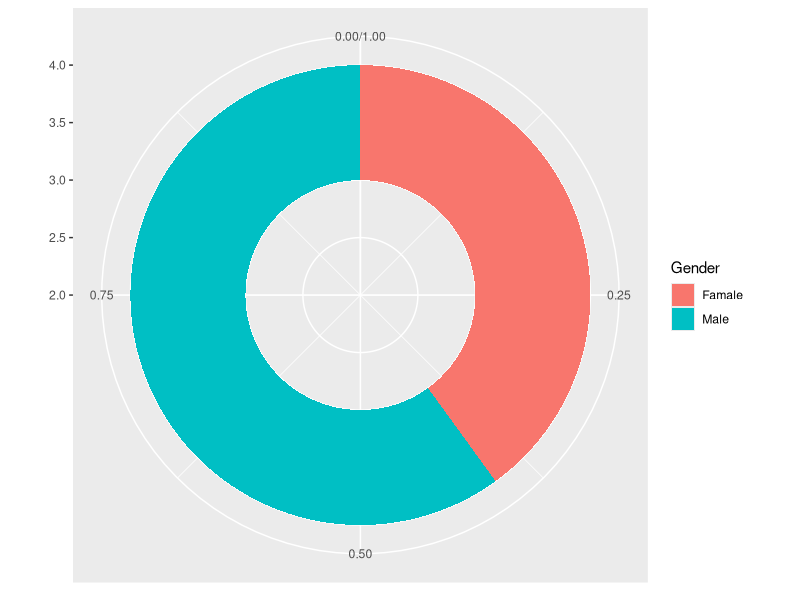
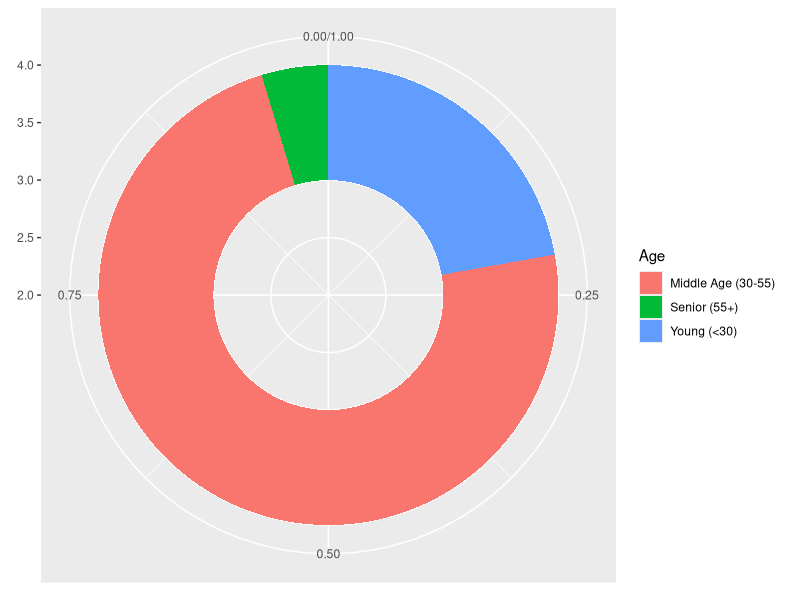
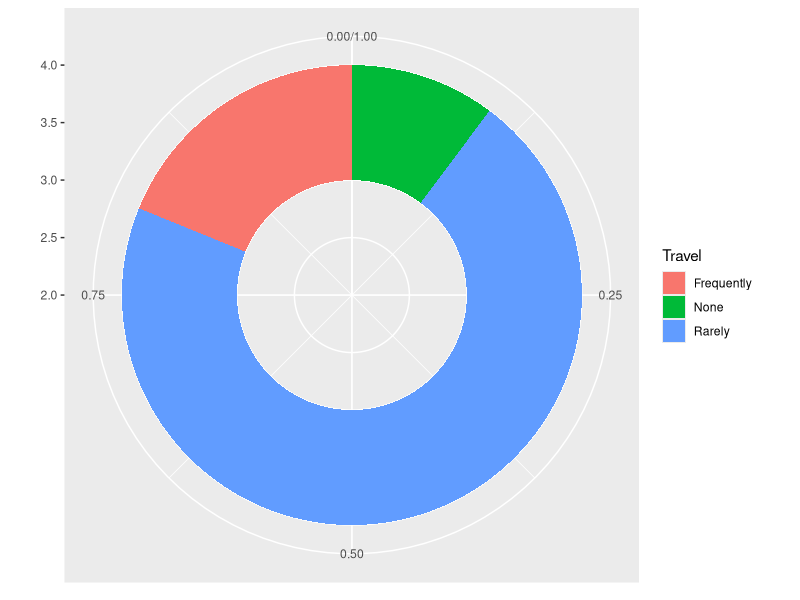
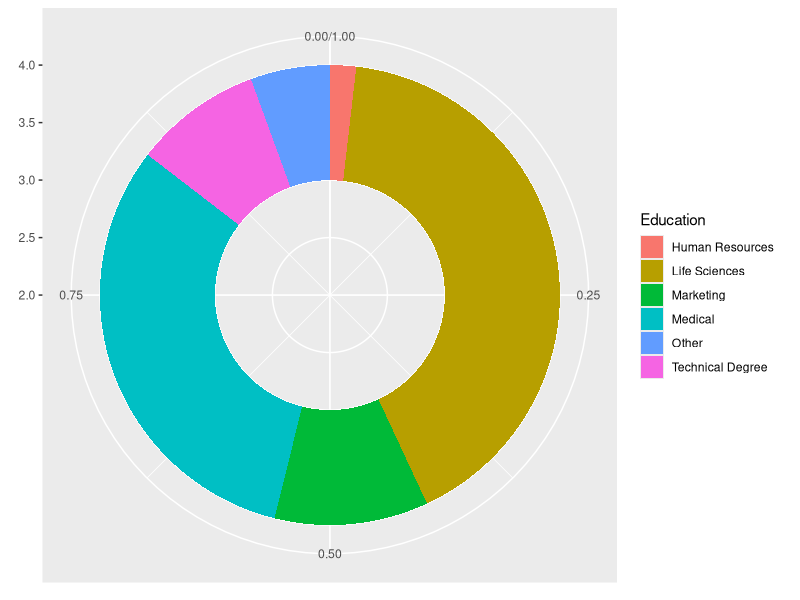
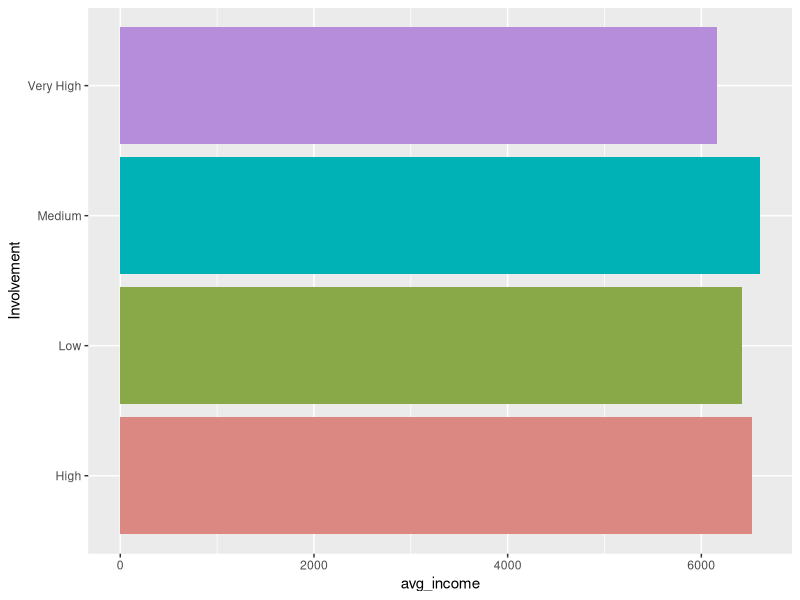
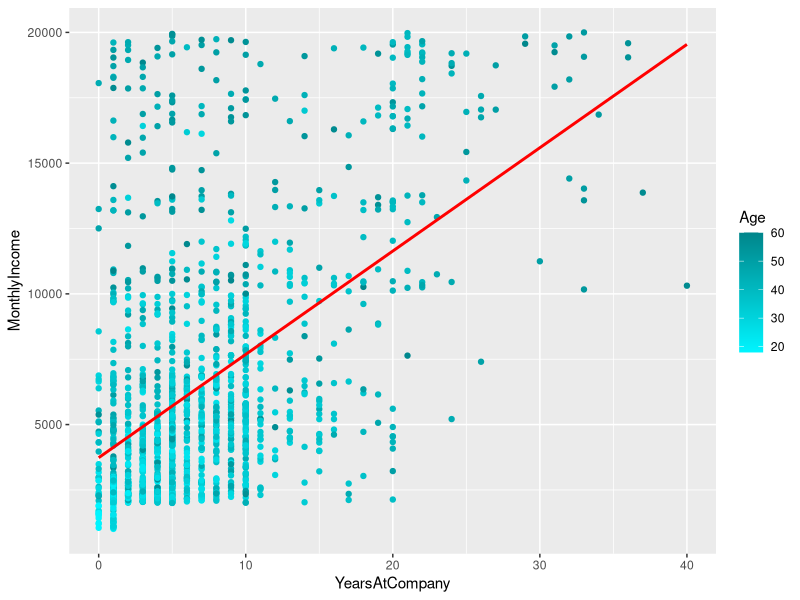
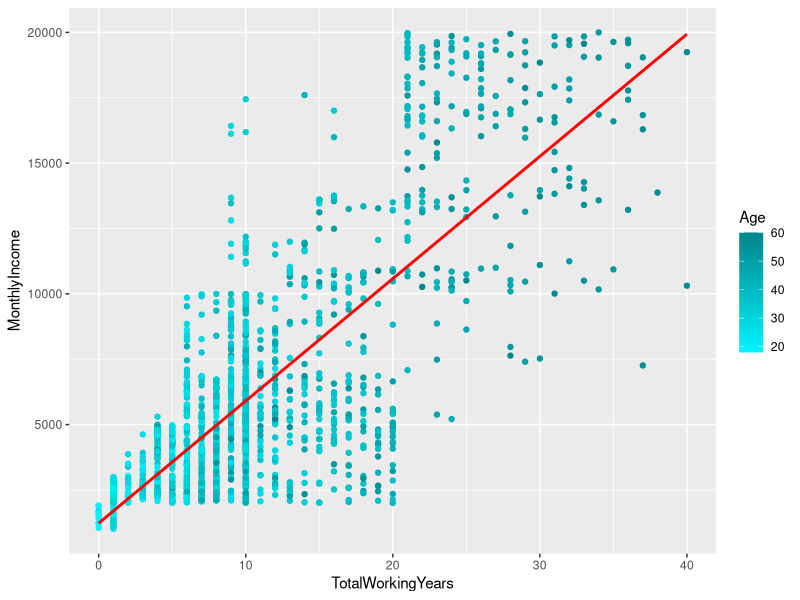
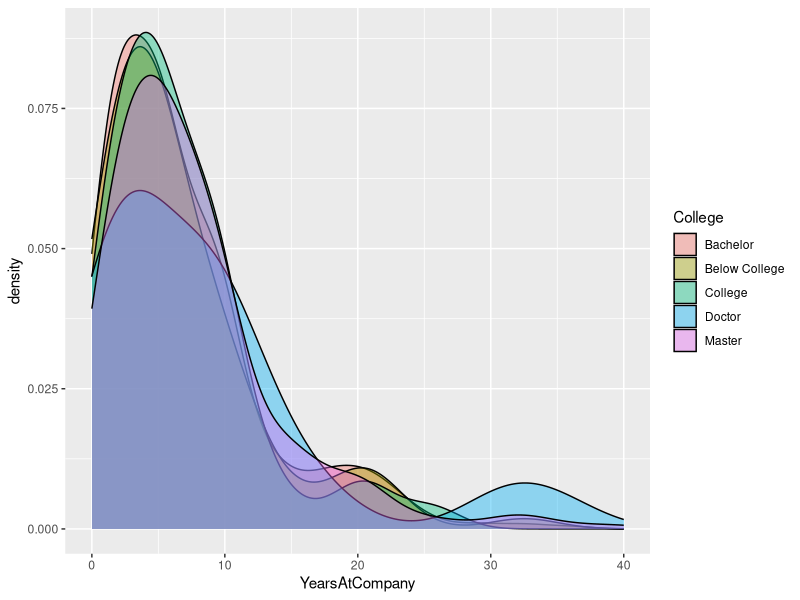

Recreate these plots in R, in order.
## ---- chunk 1
knitr::opts_chunk$set(echo  =  TRUE,
                      warning = FALSE, 
                      message = FALSE)
## ---- chunk 2
library(tidyverse)
library(knitr)
library(broom)
library(ggplot2)
library(dplyr)
library(tidyr)

library(ggridges)
library(forcats)

IBM <- read_csv("data.csv")
## ---- chunk 3
# Gender Distribution
G_init <- IBM %>%
  count(Gender)
#G_init

G <- data.frame(
  Gender=c("Famale", "Male"),
  count=c(588, 882)
)
 
G$fraction = G$count / sum(G$count)
G$ymax = cumsum(G$fraction)
G$ymin = c(0, head(G$ymax, n=-1))
 
ggplot(G, aes(ymax=ymax, ymin=ymin, xmax=4, xmin=3, fill=Gender)) +
     geom_rect() +
     coord_polar(theta="y") +
     xlim(c(2, 4))

# Age Distribution
A_init <- IBM %>%
  mutate(age = case_when(
    Age < 30 ~ "Young (<30)",
    Age >= 30 & Age < 55 ~ "Middle Age (30-55)",
    Age >= 55 & Age < 65 ~ "Senior (55+)",
  ))%>%
  count(age)
#A_init

A <- data.frame(
  Age=c("Young (<30)", "Middle Age (30-55)", "Senior (55+)"),
  count=c(326, 1075, 69)
)

A$fraction = A$count / sum(A$count)
A$ymax = cumsum(A$fraction)
A$ymin = c(0, head(A$ymax, n=-1))
 
ggplot(A, aes(ymax=ymax, ymin=ymin, xmax=4, xmin=3, fill=Age)) +
     geom_rect() +
     coord_polar(theta="y") +
     xlim(c(2, 4))

# Travel Distribution
T_init <- IBM %>%
  count(BusinessTravel)
#T_init

Tr <- data.frame(
  Travel=c("None", "Rarely", "Frequently"),
  count=c(150, 1043, 277)
)

Tr$fraction = Tr$count / sum(Tr$count)
Tr$ymax = cumsum(Tr$fraction)
Tr$ymin = c(0, head(Tr$ymax, n=-1))
 
ggplot(Tr, aes(ymax=ymax, ymin=ymin, xmax=4, xmin=3, fill=Travel)) +
     geom_rect() +
     coord_polar(theta="y") +
     xlim(c(2, 4))

# Education Field
Ed_init <- IBM %>%
  count(EducationField)
#Ed_init

Ed <- data.frame(
  Education=c("Human Resources", "Life Sciences", "Marketing", "Medical", "Technical Degree", "Other"),
  count=c(27, 606, 159, 464, 132, 82)
)

Ed$fraction = Ed$count / sum(Ed$count)
Ed$ymax = cumsum(Ed$fraction)
Ed$ymin = c(0, head(Ed$ymax, n=-1))
 
ggplot(Ed, aes(ymax=ymax, ymin=ymin, xmax=4, xmin=3, fill=Education)) +
  geom_rect() +
  coord_polar(theta="y") +
  xlim(c(2, 4))
## ---- chunk 4
involvement <- IBM %>%
  select(JobInvolvement, MonthlyIncome) %>%
  mutate(Involvement = case_when(
    JobInvolvement == 1 ~ "Low",
    JobInvolvement == 2 ~ "Medium",
    JobInvolvement == 3 ~ "High",
    JobInvolvement == 4 ~ "Very High",
  )) %>%
  group_by(Involvement) %>% 
  summarize(avg_income = mean(MonthlyIncome))

ggplot(involvement, aes(x = Involvement, y = avg_income, fill = Involvement)) + 
  geom_bar(stat = "identity") +
  scale_fill_hue(c = 60) +
  theme(legend.position="none") +
  coord_flip()
## ---- chunk 5
ggplot(IBM, aes(x = YearsAtCompany, y = MonthlyIncome, color = Age)) + 
  geom_point() +
  geom_smooth(method=lm , color="red", fill="#69b3a2", se=FALSE) +
  scale_color_gradient(low="turquoise1", high="turquoise4")

ggplot(IBM, aes(x = TotalWorkingYears, y = MonthlyIncome, color = Age)) + 
  geom_point() +
  geom_smooth(method=lm , color="red", fill="#69b3a2", se=FALSE) +
  scale_color_gradient(low="turquoise1", high="turquoise4")
## ---- chunk 6
yearsVedu <- IBM %>%
  mutate(College = case_when(
    Education == 1 ~ "Below College",
    Education == 2 ~ "College",
    Education == 3 ~ "Bachelor",
    Education == 4 ~ "Master",
    Education == 5 ~ "Doctor"
  ), !is.na(Education)) %>%
  select(College, YearsAtCompany)

ggplot(data=yearsVedu, aes(x=YearsAtCompany, group=College, fill=College)) +
  geom_density(adjust=1.5, alpha=.4)

ggplot(data=IBM, aes(x=YearsAtCompany, group=JobRole, fill=JobRole)) +
  geom_density(adjust=1.5, alpha=.4)
## ---- chunk 7
churn <- IBM %>%
  group_by(JobRole) %>% 
  summarize(AverageWorkYear = mean(YearsAtCompany))

ggplot(churn, aes(x = JobRole, y = AverageWorkYear, fill = JobRole)) + 
  geom_bar(stat = "identity") +
  scale_fill_hue(c = 40) +
  theme(legend.position="none") +
  coord_flip()

Sales <- IBM %>%
  filter(JobRole == "Sales Representative")

ResearchSci <- IBM %>%
  filter(JobRole == "Research Scientist")

churn_model <- lm(YearsAtCompany ~ as.factor(BusinessTravel) + DistanceFromHome + as.factor(EnvironmentSatisfaction) + as.factor(JobSatisfaction) + YearsSinceLastPromotion + MonthlyIncome, data = IBM)

model_sales <- lm(YearsAtCompany ~ as.factor(BusinessTravel) + DistanceFromHome + as.factor(EnvironmentSatisfaction) + as.factor(JobSatisfaction) + YearsSinceLastPromotion + MonthlyIncome, data = Sales)

model_ResearchSci <- lm(YearsAtCompany ~ as.factor(BusinessTravel) + DistanceFromHome + as.factor(EnvironmentSatisfaction) + as.factor(JobSatisfaction) + YearsSinceLastPromotion + MonthlyIncome, data = ResearchSci)

tidy(churn_model)
tidy(model_sales)
tidy(model_ResearchSci)

ggplot(Sales, aes(x = YearsSinceLastPromotion, y = YearsAtCompany)) + 
  geom_point()

ggplot(Sales, aes(x = MonthlyIncome, y = YearsAtCompany)) + 
  geom_point()

ggplot(ResearchSci, aes(x = YearsSinceLastPromotion, y = YearsAtCompany)) + 
  geom_point()
## ---- chunk 8
B <- IBM %>%
  select(WorkLifeBalance, YearsAtCompany, Gender) %>%
  mutate(Balance = case_when(
    WorkLifeBalance == 1 ~ "Bad",
    WorkLifeBalance == 2 ~ "Good",
    WorkLifeBalance == 3 ~ "Better",
    WorkLifeBalance == 4 ~ "Best",
  ))

ggplot(B, aes(x = Balance, y = YearsAtCompany, color = Gender)) + 
  geom_point()
## ---- chunk 9
satisfaction <- IBM %>%
  select(JobRole, JobSatisfaction) %>%
  arrange(JobSatisfaction) %>%
  mutate(Satisfaction = case_when(
    JobSatisfaction == 1 ~ "Low",
    JobSatisfaction == 2 ~ "Medium",
    JobSatisfaction == 3 ~ "High",
    JobSatisfaction == 4 ~ "Very High"
  ))
satisfaction

# satisfaction across roles
ggplot(satisfaction, aes(x = JobRole, fill = Satisfaction)) +
  geom_bar(position="fill", stat="count") +
  scale_fill_hue(c = 60) +
  coord_flip()

model_satisfaction <- lm(JobSatisfaction ~ as.factor(BusinessTravel) + DistanceFromHome  + YearsSinceLastPromotion + MonthlyIncome, data = IBM)
tidy(model_satisfaction)
## ---- chunk 10
gender <- IBM %>%
  select(Department, Gender)

role <- IBM %>%
  select(JobRole, Gender)

salary <- IBM %>%
  select(Gender, MonthlyIncome) %>%
  group_by(Gender) %>%
  summarize(avg_salary = mean(MonthlyIncome))
salary

marital <- IBM %>%
  select(MaritalStatus, MonthlyIncome) %>%
  group_by(MaritalStatus) %>%
  summarize(avg_salary = mean(MonthlyIncome))
marital

ggplot(gender, aes(x = Department, fill = Gender)) +
  geom_bar(position="stack", stat="count") +
  scale_fill_hue(c = 60) +
  coord_flip()

ggplot(role, aes(x = JobRole, fill = Gender)) +
  geom_bar(position="stack", stat="count") +
  scale_fill_hue(c = 60) +
  coord_flip()

ggplot(data=IBM, aes(x=YearsAtCompany, group=Gender, fill=Gender)) +
  geom_density(adjust=1.5, alpha=.4)
